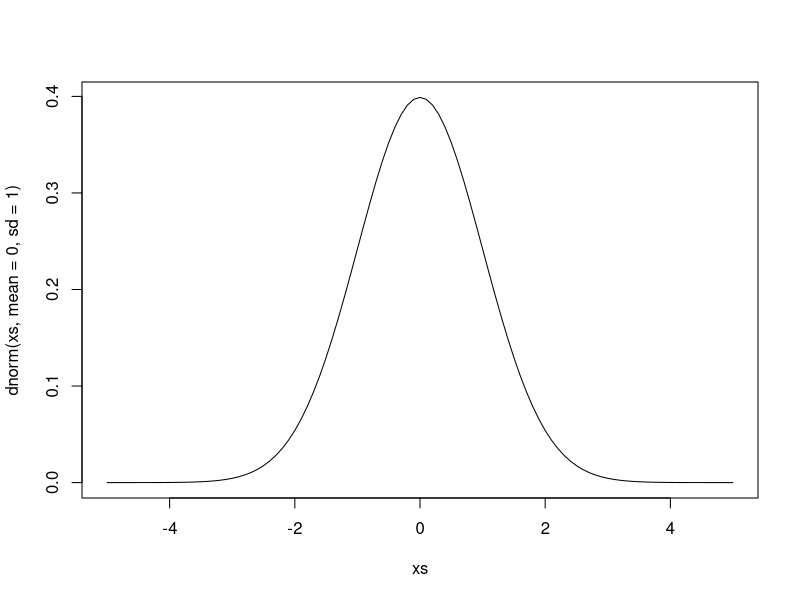

This figure's R source:
?distributions

# 1. Przyklady rozkladow dyskretnych
#- d - wartosc funkcji gestosci (ciagly rozklad), wartosc prawdopodobienstwa (rozklad dyspretny)
#- p - dystrybuanta
#- q - kwantyl

# The Binomial Distribution

dunif(1, min=1, max=2) # 1

dunif(1, min=1, max=3) # 0.5

punif(1.5, min=1, max=2) # 0.5

punif(0.5, min=1, max=2) # 1.5 (mediana)

set.seed(123)
runif(1, min=1, max=2) # pobierz 1 losowa liczbe
runif(5, min=1, max=2)
runif(1:5, min=1, max=2) # pobierz 5 losowych liczb

# The Normal Distribution

?dnorm

dnorm(0, mean=0, sd=1) # dla 0, wartosc funkcji gestosci rozkladu normalnego w zerze
pnorm(0, mean=0, sd=1)
qnorm(0.5, mean=0, sd=1) # w jakim punkcie funkcja gestosci bedzie rowne 1?
rnorm(10, mean=0, sd=1)

# wygeneruj probke z rozkladu normalnego (100 obserwacji) - symulacja
n1 <- rnorm(100, mean=0, sd=1)
mean(n1) # spodziewamy sie czegos w okolicach zera
sd(n1) # spodziewamy sie 1

n2 <- rnorm(100, mean=5, sd=2)
mean(n2)
sd(n2)

?seq

xs <- seq(from = -5, to = 5, by = 0.1)

?plot
plot(xs, dnorm(xs, mean=0, sd=1), type='l')


# p1 = P(0.5 < X < 1.0), dla X ~ N(0, 1) (dla X podelgajacemu rozkladowi normalnemu o mean=0 i std=1)
p1 <- pnorm(1, mean=0, sd=1) - pnorm(0.5, mean=0, sd=1)
p1
# ale czy to dobrze?
p2 <- pnorm(+Inf, mean=0, sd=1) - pnorm(0, mean=0, sd=1)
p2

# Prawo wielkich liczb - w granicy, dostaniemy dokladne oszacowanie sredniej
# rozmiar probki ma znaczenie i kazde oszacowanie parametru w populacji bedzie dokladniejsze
n3 <- rnorm(100, mean=0, sd=1)
mean(n3)

n4 <- rnorm(200, mean=0, sd=1)
mean(n4)

n5 <- rnorm(1000, mean=0, sd=1)
mean(n5)

n6 <- rnorm(10000, mean=0, sd=1)
mean(n6)

n7 <- rnorm(1000000, mean=0, sd=1)
mean(n7)
